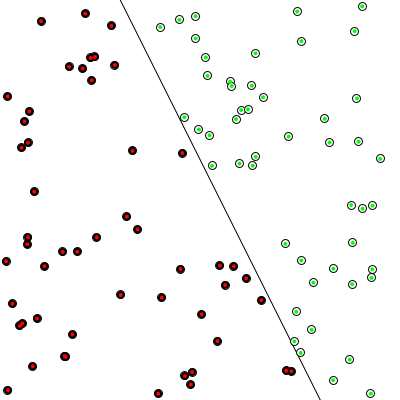
Frame 1 (no input)
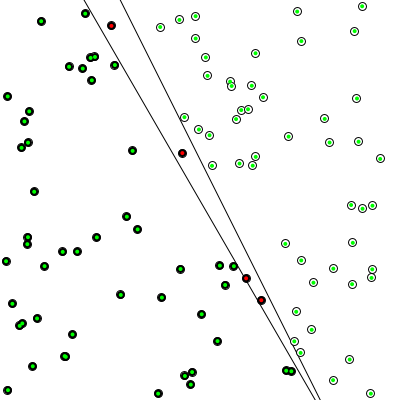
Frame 60 (the mouse pressed at the canvas centre just before this capture)
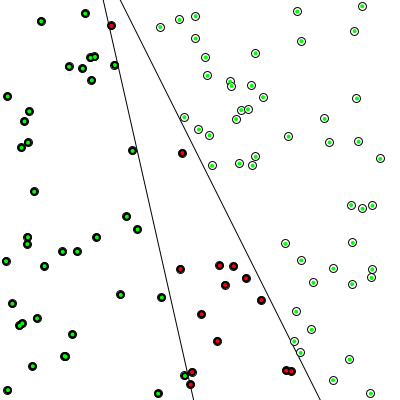
Frame 120 (the mouse held since frame 60 and released just before this capture)

The Processing sketch that drew these frames (run headless with seeded random() and noise(); from frame 60 on, the mouse is pressed at the canvas centre):

// Processing sketch: SimplePerceptron2
// ── SimplePerceptron2.pde
Perceptron p;

Point[] points = new Point[100];

int trainingIndex = 0;

void setup(){
  size(400, 400);
  p = new Perceptron(3);
  
  for(int i = 0; i < points.length; i++){
    points[i] = new Point();
  }
}

void draw(){
  background(255);
  stroke(0);
  //line(0, height, width, 0);
  
  Point p1 = new Point(-1, f(-1));
  Point p2 = new Point(1, f(1));
  line(p1.pixelX(), p1.pixelY(), p2.pixelX(), p2.pixelY());
  //line(-1, 0, 1, 0);
  //line(0, 1, 0, -1);
  Point p3 = new Point(-1, p.guessY(-1));
  Point p4 = new Point(1, p.guessY(1));
  line(p3.pixelX(), p3.pixelY(), p4.pixelX(), p4.pixelY());
  
  for(Point pt: points){
    pt.show();
  }
  
  for(Point pt: points){
    float[] inputs = {pt.x, pt.y, pt.bias};
    int target = pt.label;
    //p.train(inputs, target);//Can learn in one moment !!!
    
    int guess = p.guess(inputs);
    if(guess == target){
      fill(0, 255, 0);
    }else{
      fill(255, 0, 0);
    }
    noStroke();
    ellipse(pt.pixelX(), pt.pixelY(), 4, 4);
  }
  
  //Training points one by one to visualize well
  Point training = points[trainingIndex];
  float[] inputs = {training.x, training.y, training.bias};
  int target = training.label;
  p.train(inputs, target);
  trainingIndex++;
  if(trainingIndex == points.length){
    trainingIndex = 0;
  }
}

// ── Perceptron.pde
//The activation function
int sign(float n){
  if(n >= 0){
    return 1;
  }else{
    return -1;
  }
}

class Perceptron{
  float [] weights;//Two inputs, and one bias weight
  float lr = 0.15;//Learning late
  
  Perceptron(int n){
    weights = new float[3];
    //Initialize the weights randomly
    for (int i = 0; i < weights.length; i++){
       weights[i] = random(-1, 1);
    }
  }
  
  int guess(float[] inputs){//I have to understand this grammer
    float sum = 0;
    for(int i = 0; i < weights.length; i++){
      sum += inputs[i] * weights[i];
    }
    int output = sign(sum);
    return output;
  }
  
  //Gradient descent : tweaking
  void train(float [] inputs, int target){//target : known answer
    int guess = guess(inputs);
    int error = target - guess;
    for(int i = 0; i < weights.length; i++){
      weights[i] += error * inputs[i] * lr;
    }
  }
  
  float guessY(float x){
    //float m = weights[1] / weights[0];
    //float b = weights[2];
    //return m * x + b;
    float w0 = weights[0];
    float w1 = weights[1];
    float wb = weights[2];
    
    return -(wb/w1)*1 - (w0/w1)*x;
  }
}

// ── Training.pde
float f(float x) {
  //y = mx + b;
  return -2 * x + 0.2;
}

class Point{
  float x;
  float y;
  float bias = 1;
  int label;
  
  Point(float x_, float y_){
    x = x_;
    y = y_;
  }
  
  Point(){
    x = random(-1, 1);
    y = random(-1, 1);
    
    float lineY = f(x);//Calculate actual the function's value, for this particular x
    if(y > lineY){
      label = 1;
    }else{
      label = -1;
    }
  }

  
  //To convert Pixel coodinate to Cartesian coodinate
  float pixelX(){
    return map(x, -1, 1, 0, width);
  }
  float pixelY(){
    return map(y, -1, 1, height, 0);
  }
  
  void show(){
    stroke(0);
    if(label == 1){
      fill(255);
    }else{
      fill(0);
    }
    //Pixel X
    float px = pixelX();
    float py = pixelY();
    ellipse(px, py, 8, 8);
  }
}
